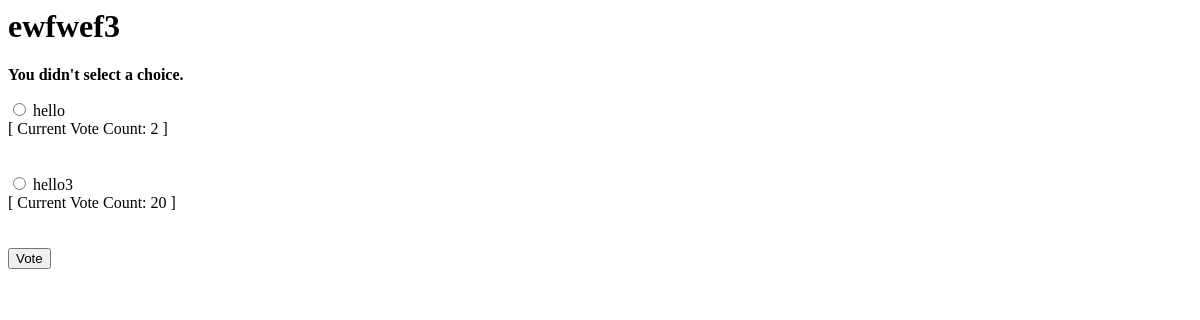
The page /polls/3/vote/ on the database as committed earlier.
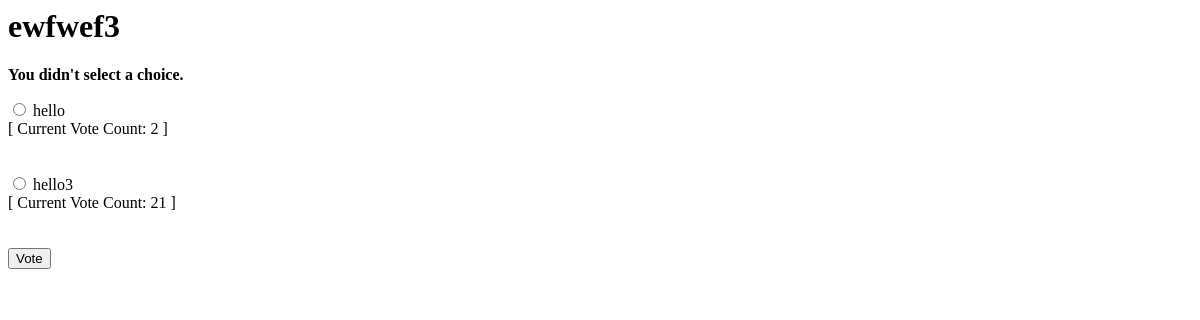
The same page on the database as committed later.
### polls/models.py (models this page shows, shortened)
class Question(models.Model):
    question_text = models.CharField(max_length=200)
    pub_date = models.DateTimeField('date published')
    def was_published_recently(self):
        now = timezone.now()
        return now - datetime.timedelta(days=1) <= self.pub_date <= now
    was_published_recently.admin_order_field = 'pub_date'
    was_published_recently.boolean = True
    was_published_recently.short_description = 'Published recently?'

class Choice(models.Model):
    question = models.ForeignKey(Question, on_delete=models.CASCADE)
    choice_text = models.CharField(max_length=200)
    votes = models.IntegerField(default=0)

### polls/views.py (the view)
# urls.py: path('<int:question_id>/vote/', views.vote, name='vote'),
def vote(request, question_id):
    question = get_object_or_404(Question, pk=question_id)
    try:
        selected_choice = question.choice_set.get(pk=request.POST['choice'])
    except (KeyError, Choice.DoesNotExist):
        return render(request, 'polls/detail.html', {
            'question': question,
            'error_message': "You didn't select a choice.",
        })
    else:
        selected_choice.votes += 1
        selected_choice.save()
        return HttpResponseRedirect(reverse('polls:results', args=(question.id,)))

### polls/templates/polls/detail.html (shortened to what this page needs)
<h1>{{ question.question_text }}</h1>
{% if error_message %}<p><strong>{{ error_message }}</strong></p>{% endif %}
<form action="{% url 'polls:vote' question.id %}" method="post">
{% for choice in question.choice_set.all %}
    <input type="radio" name="choice" id="choice{{ forloop.counter }}" value="{{ choice.id }}">
    <label for="choice{{ forloop.counter }}">{{ choice.choice_text }}<br> [ Current Vote Count: {{ choice.votes }} ]<br> <br></label><br>
{% endfor %}
<input type="submit" value="Vote">
</form>

Rows that differ between the two databases and show on the page:
changed Choice "hello3": votes "20" → "21"
